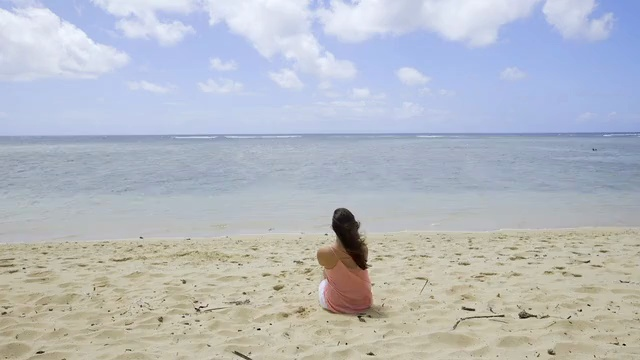
#> input picture packages/backend/test_frame.jpg, 640 x 360 px
$ python -i scanner_darkly.py   (imports and definitions only)   (older library calls are emulated)
#> lines starting #> are read from the running program, lines starting #| are printed output that depends on the picture; after the words box and inside, x2 and y2 are one past the last pixel; in counts of white or black regions, pixels touching at a corner belong together
#!/usr/bin/env python3
"""
Scanner Darkly effect with optical flow for improved temporal consistency
"""

import os
import cv2
import numpy as np
import logging
from typing import List, Tuple, Optional

# Set up logging
logger = logging.getLogger(__name__)

VERSION = "6.0.0-FLOW"

class ScannerDarklyEffect:
    """
    Scanner Darkly rotoscoping effect with optical flow for consistent edges
    between frames, producing results similar to the film's artistic style
    """

    def __init__(
        self,
        model_path: str = None,         # For compatibility, not used
        prototxt_path: str = None,      # For compatibility, not used
        edge_strength: float = 0.8,     # Edge strength
        edge_thickness: float = 0.4,    # Line thickness
        edge_threshold: float = 0.75,   # Threshold for edge detection
        num_colors: int = 5,            # Number of colors in quantization
        color_method: str = "kmeans",   # For compatibility
        smoothing: float = 0.9,         # Smoothing strength
        saturation: float = 1.2,        # Saturation adjustment
        temporal_smoothing: float = 0.4, # Increased for better consistency
        preserve_black: bool = True,    # Whether to use black for edges
        flow_weight: float = 0.7        # Weight for optical flow edges
    ):
        """Initialize with parameters tuned for movie-like results"""
        self.edge_strength = edge_strength
        self.edge_thickness = edge_thickness
        self.edge_threshold = edge_threshold
        self.num_colors = num_colors
        self.smoothing = smoothing
        self.saturation = saturation
        self.temporal_smoothing = temporal_smoothing
        self.preserve_black = preserve_black
        self.flow_weight = flow_weight

        # For tracking between frames
        self.prev_frame = None        # Previous frame for optical flow
        self.prev_gray = None         # Grayscale version for flow calculation
        self.prev_edges = None        # Previous detected edges
        self.prev_colors = None       # Previous color quantization
        self.prev_result = None       # Previous result for consistency

        # For face detection
        self.face_cascade = None
        try:
            haar_path = os.path.join(cv2.data.haarcascades, 'haarcascade_frontalface_default.xml')
            if os.path.exists(haar_path):
                self.face_cascade = cv2.CascadeClassifier(haar_path)
                logger.info("Face detection enabled for better feature preservation")
        except:
            logger.warning("Face detection not available - will rely on edge detection only")

        # Parameters for optical flow
        self.flow_params = dict(
            pyr_scale=0.5,    # Image pyramid scale
            levels=3,         # Number of pyramid levels
            winsize=15,       # Averaging window size
            iterations=3,     # Number of iterations at each pyramid level
            poly_n=5,         # Size of pixel neighborhood for polynomial expansion
            poly_sigma=1.2,   # Std dev of Gaussian for polynomial expansion
            flags=0           # Flags
        )

        logger.info(f"*** INITIALIZED SCANNER DARKLY EFFECT WITH OPTICAL FLOW v{VERSION} ***")

    # [68 lines left out: function _apply_optical_flow, not called in this run]

    def _detect_artistic_lines(self, frame):
        """
        Refined line detection with attention to important features

        Args:
            frame: Input BGR frame

        Returns:
            Binary line map with artistic quality
        """
        try:
            # Convert to grayscale
            gray = cv2.cvtColor(frame, cv2.COLOR_BGR2GRAY)

            # Apply bilateral filter for noise reduction
            bilateral = cv2.bilateralFilter(gray, 9, 25, 25)
            bilateral_strong = cv2.bilateralFilter(bilateral, 15, 40, 40)

            # Apply Canny with selective thresholds
            high_threshold = int(200 * self.edge_threshold)
            low_threshold = int(high_threshold * 0.4)
            edges_canny = cv2.Canny(bilateral, low_threshold, high_threshold)

            # Apply Laplacian for additional detail
            laplacian = cv2.Laplacian(bilateral_strong, cv2.CV_8U, ksize=3)
            _, edges_laplacian = cv2.threshold(laplacian, 25, 255, cv2.THRESH_BINARY)

            # Combine edges
            edges_combined = cv2.bitwise_or(edges_canny, edges_laplacian)

            # Apply face detection for better feature preservation
            face_regions = np.zeros_like(gray)
            if self.face_cascade is not None:
                faces = self.face_cascade.detectMultiScale(gray, 1.3, 5)

                for (x, y, w, h) in faces:
                    # Extended region to include neck and hair
                    extended_y = max(0, y - int(h * 0.2))
                    extended_h = min(gray.shape[0] - extended_y, int(h * 1.4))

                    # Apply specific edge detection for facial features
                    face_gray = gray[extended_y:extended_y + extended_h, x:x + w]
                    if face_gray.size > 0:
                        face_edges = cv2.Canny(face_gray, low_threshold * 0.7, high_threshold * 0.7)
                        face_regions[extended_y:extended_y + extended_h, x:x + w] = face_edges

            # Combine face edges with general edges
            edges_combined = cv2.bitwise_or(edges_combined, face_regions)

            # Clean up noise and small segments
            num_labels, labels, stats, _ = cv2.connectedComponentsWithStats(edges_combined, connectivity=8)

            min_size = 40
            max_size = int(frame.shape[0] * frame.shape[1] * 0.3)
            filtered_edges = np.zeros_like(edges_combined)

            for i in range(1, num_labels):
                component_size = stats[i, cv2.CC_STAT_AREA]
                if min_size <= component_size <= max_size:
                    filtered_edges[labels == i] = 255

            # Remove horizontal/vertical artifacts
            h_kernel = np.ones((1, 7), np.uint8)
            v_kernel = np.ones((7, 1), np.uint8)

            h_runs = cv2.morphologyEx(filtered_edges, cv2.MORPH_OPEN, h_kernel)
            v_runs = cv2.morphologyEx(filtered_edges, cv2.MORPH_OPEN, v_kernel)

            h_v_runs = cv2.bitwise_or(h_runs, v_runs)
            dilated_important = cv2.dilate(filtered_edges, np.ones((3,3), np.uint8))
            unwanted_lines = cv2.bitwise_and(h_v_runs, cv2.bitwise_not(dilated_important))
            filtered_edges = cv2.bitwise_and(filtered_edges, cv2.bitwise_not(unwanted_lines))

            # Apply thinning and controlled dilation for consistent lines
            try:
                edges_thinned = cv2.ximgproc.thinning(filtered_edges)
                thin_kernel = np.ones((2, 2), np.uint8)
                edges_stylized = cv2.dilate(edges_thinned, thin_kernel, iterations=1)
            except:
                kernel = np.ones((int(2 * self.edge_thickness), int(2 * self.edge_thickness)), np.uint8)
                edges_stylized = cv2.dilate(filtered_edges, kernel, iterations=1)

            # Apply optical flow for temporal consistency if we have previous data
            if self.prev_frame is not None and self.prev_edges is not None:
                edges_stylized = self._apply_optical_flow(frame, edges_stylized)

            # Additional temporal smoothing (along with optical flow)
            if self.prev_edges is not None and self.temporal_smoothing > 0:
                weight = self.temporal_smoothing
                edges_float = edges_stylized.astype(np.float32)
                prev_float = self.prev_edges.astype(np.float32)
                blended = cv2.addWeighted(edges_float, 1-weight, prev_float, weight, 0)
                edges_result = (blended > 127).astype(np.uint8) * 255
            else:
                edges_result = edges_stylized

            # Store the current frame and edges for next iteration
            self.prev_frame = frame.copy()
            self.prev_gray = gray.copy()
            self.prev_edges = edges_result.copy()

            return edges_result

        except Exception as e:
            logger.error(f"Error detecting artistic lines: {str(e)}")
            return np.zeros_like(frame[:,:,0])

    def _quantize_colors(self, frame):
        """
        Apply color quantization with parameters for flat color regions

        Args:
            frame: Input BGR frame

        Returns:
            Color quantized frame
        """
        try:
            # Convert to LAB color space for better perceptual results
            lab_image = cv2.cvtColor(frame, cv2.COLOR_BGR2LAB)

            # Apply bilateral filter for flat regions
            if self.smoothing > 0:
                d = int(12 * self.smoothing)
                sigma_color = 50 * self.smoothing
                sigma_space = 50 * self.smoothing
                lab_filtered = np.zeros_like(lab_image)

                for i in range(3):
                    if i == 0:  # L channel
                        sig_c = sigma_color
                    else:  # A and B channels
                        sig_c = sigma_color * 2.2

                    lab_filtered[:,:,i] = cv2.bilateralFilter(lab_image[:,:,i], d, sig_c, sigma_space)

                lab_smoothed = lab_filtered
            else:
                lab_smoothed = lab_image

            # Boost saturation
            if self.saturation != 1.0:
                lab_saturated = lab_smoothed.copy().astype(np.float32)
                mean_a = np.mean(lab_saturated[:,:,1])
                mean_b = np.mean(lab_saturated[:,:,2])

                lab_saturated[:,:,1] = (lab_saturated[:,:,1] - mean_a) * self.saturation + mean_a
                lab_saturated[:,:,2] = (lab_saturated[:,:,2] - mean_b) * self.saturation + mean_b

                lab_saturated[:,:,1] = np.clip(lab_saturated[:,:,1], 0, 255)
                lab_saturated[:,:,2] = np.clip(lab_saturated[:,:,2], 0, 255)

                lab_prepared = lab_saturated.astype(np.uint8)
            else:
                lab_prepared = lab_smoothed

            # Apply k-means clustering for color quantization
            h, w = frame.shape[:2]
            pixels = lab_prepared.reshape(-1, 3).astype(np.float32)

            criteria = (cv2.TERM_CRITERIA_EPS + cv2.TERM_CRITERIA_MAX_ITER, 20, 0.2)
            k = self.num_colors

            # Generate initial centers for better quantization
            attempts = 30
            _, labels, centers = cv2.kmeans(
                pixels,
                k,
                None,
                criteria,
                attempts,
                cv2.KMEANS_PP_CENTERS
            )

            # Map pixels to centers
            centers = centers.astype(np.uint8)
            quantized_lab = centers[labels.flatten()].reshape(lab_prepared.shape)

            # Convert back to BGR
            quantized = cv2.cvtColor(quantized_lab, cv2.COLOR_LAB2BGR)

            # Apply bilateral filter for smoother regions
            quantized = cv2.bilateralFilter(quantized, 7, 35, 35)

            # Apply optical flow warping to colors for consistency
            if self.prev_frame is not None and self.prev_colors is not None and self.prev_gray is not None:
                # Calculate optical flow
                current_gray = cv2.cvtColor(frame, cv2.COLOR_BGR2GRAY)
                flow = cv2.calcOpticalFlowFarneback(
                    self.prev_gray,
                    current_gray,
                    None,
                    **self.flow_params
                )

                # Create a grid of coordinates
                h, w = frame.shape[:2]
                y_coords, x_coords = np.mgrid[0:h, 0:w].astype(np.float32)

                # Calculate warped coordinates
                warp_x = (x_coords - flow[..., 0]).clip(0, w - 1)
                warp_y = (y_coords - flow[..., 1]).clip(0, h - 1)

                # Prepare coordinate maps
                coords = np.stack([warp_x, warp_y], axis=-1)

                # Remap previous colors using flow
                warped_colors = cv2.remap(
                    self.prev_colors,
                    coords,
                    None,
                    cv2.INTER_LINEAR
                )

                # Blend with lower weight than edges
                flow_weight = self.flow_weight * 0.8  # Lower weight for colors
                quantized = cv2.addWeighted(
                    quantized,
                    1.0 - flow_weight,
                    warped_colors,
                    flow_weight,
                    0
                )

            # Apply additional temporal smoothing
            if self.prev_colors is not None and self.temporal_smoothing > 0:
                weight = self.temporal_smoothing
                quantized = cv2.addWeighted(
                    quantized,
                    1-weight,
                    self.prev_colors,
                    weight,
                    0
                )

            # Store for next frame
            self.prev_colors = quantized.copy()

            return quantized

        except Exception as e:
            logger.error(f"Error quantizing colors: {str(e)}")
            return frame

    def process_frame(self, frame):
        """
        Process a single frame with the Scanner Darkly effect

        Args:
            frame: Input BGR frame

        Returns:
            Processed frame
        """
        try:
            # 1. Apply color quantization
            quantized = self._quantize_colors(frame)

            # 2. Detect artistic lines with optical flow consistency
            lines = self._detect_artistic_lines(frame)

            # 3. Combine lines with quantized colors
            result = quantized.copy()

            # Apply lines using appropriate color
            lines_mask = lines > 0

            if self.preserve_black:
                edge_color = [0, 0, 0]  # Black
            else:
                edge_color = [30, 30, 30]  # Darker gray

            result[lines_mask] = edge_color

            # 4. Subtle darkening effect around edges
            edge_expansion = cv2.dilate(lines_mask.astype(np.uint8), np.ones((2,2), np.uint8)) - lines_mask.astype(np.uint8)
            edge_expansion_mask = edge_expansion > 0

            result[edge_expansion_mask] = np.clip(result[edge_expansion_mask] * 0.9, 0, 255).astype(np.uint8)

            # 5. Overall result consistency through optical flow
            if self.prev_result is not None:
                # Apply a final temporal blend with previous result
                # This ensures overall consistency
                final_weight = min(0.3, self.temporal_smoothing)  # Cap at 0.3 to avoid oversmoothing
                result = cv2.addWeighted(
                    result,
                    1 - final_weight,
                    self.prev_result,
                    final_weight,
                    0
                )

            # Store result for next frame
            self.prev_result = result.copy()

            return result

        except Exception as e:
            logger.error(f"Error processing frame: {str(e)}")
            return frame

    # [162 lines left out: functions process_batch, get_command, not called in this run]

>>> import cv2
>>> picture = cv2.imread('../../../test_frame.jpg')
#> picture is the input picture: shape (360, 640, 3); mean B, G, R 193.2, 185.9, 181.2
>>> result = ScannerDarklyEffect().process_frame(picture)
#> in _quantize_colors, `lab_image = cv2.cvtColor(frame, cv2.COLOR_BGR2LAB)`: lab_image: shape (360, 640, 3); mean of channels 0, 1, 2 192.1, 128.3, 123.9
#> after the loop in _quantize_colors, `for i in range(3):`: lab_filtered: shape (360, 640, 3); mean of channels 0, 1, 2 192.4, 128.3, 123.9
#> in _quantize_colors, `lab_saturated = lab_smoothed.copy().astype(np.float32)`: lab_saturated: shape (360, 640, 3) float32; mean of channels 0, 1, 2 192.3, 128.4, 123.9
#> in _quantize_colors, `mean_a = np.mean(lab_saturated[:,:,1])`: mean_a = 128.3
#> in _quantize_colors, `mean_b = np.mean(lab_saturated[:,:,2])`: mean_b = 123.9
#> in _quantize_colors, `lab_saturated[:,:,1] = (lab_saturated[:,:,1] - mean_a) * self.saturati..`: lab_saturated: shape (360, 640, 3) float32; mean of channels 0, 1, 2 192.3, 128.4, 123.9
#> in _quantize_colors, `lab_saturated[:,:,2] = (lab_saturated[:,:,2] - mean_b) * self.saturati..`: lab_saturated: shape (360, 640, 3) float32; mean of channels 0, 1, 2 192.3, 128.4, 123.9
#> in _quantize_colors, `lab_prepared = lab_saturated.astype(np.uint8)`: lab_prepared: shape (360, 640, 3); mean of channels 0, 1, 2 192.4, 127.8, 123.5
#> in _quantize_colors, `_, labels, centers = cv2.kmeans( pixels, k, None, criteria, attempts, ..`: centers = [[190.3, 125.4, 143], [193.3, 131.5, 100.1], [88.56, 140.3, 145.1], [216.5, 129.3, 113.2], [182.4, 126.5, 119.1]]
#> in _quantize_colors, `centers = centers.astype(np.uint8)`: centers = [[190, 125, 142], [193, 131, 100], [88, 140, 145], [216, 129, 113], [182, 126, 119]]
#> in _quantize_colors, `quantized_lab = centers[labels.flatten()].reshape(lab_prepared.shape)`: quantized_lab: shape (360, 640, 3); mean of channels 0, 1, 2 192, 127.3, 123.1
#> in _detect_artistic_lines, `gray = cv2.cvtColor(frame, cv2.COLOR_BGR2GRAY)`:
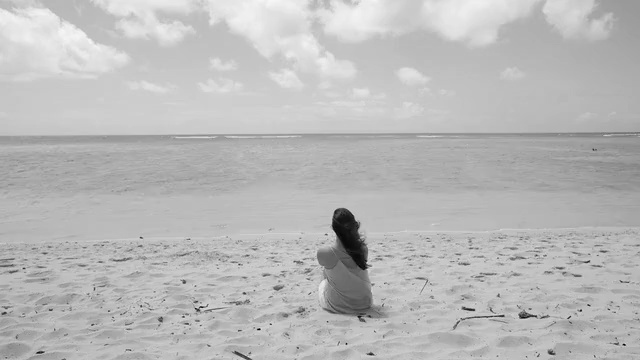
#> gray: shape (360, 640); min 2, max 247, mean 185.3
#> in _detect_artistic_lines, `edges_canny = cv2.Canny(bilateral, low_threshold, high_threshold)`:
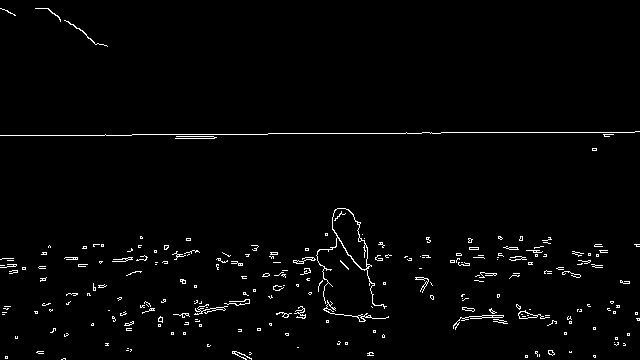
#> edges_canny: shape (360, 640); 1.9% white in thin lines or dots
#> in _detect_artistic_lines, `_, edges_laplacian = cv2.threshold(laplacian, 25, 255, cv2.THRESH_BINA..`: edges_laplacian: shape (360, 640); 0.71% white in thin lines or dots, all inside (x1, y1, x2, y2) = (0, 132, 640, 360)
#> in _detect_artistic_lines, `edges_combined = cv2.bitwise_or(edges_canny, edges_laplacian)`:
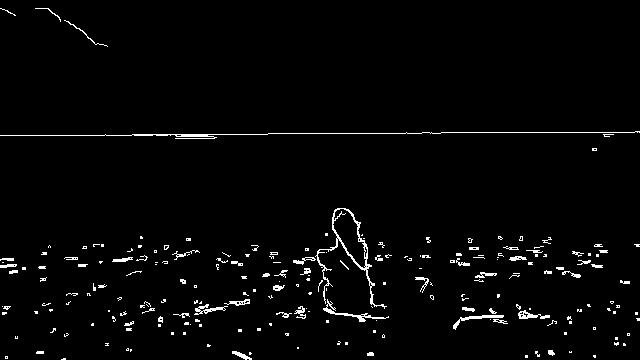
#> edges_combined: shape (360, 640); 2.4% white in thin lines or dots
#> in _detect_artistic_lines, `faces = self.face_cascade.detectMultiScale(gray, 1.3, 5)`: faces = ()
#> after the loop in _detect_artistic_lines, `for (x, y, w, h) in faces:`: face_regions: shape (360, 640); every value is 0
#> in _detect_artistic_lines, `num_labels, labels, stats, _ = cv2.connectedComponentsWithStats(edges_..`:
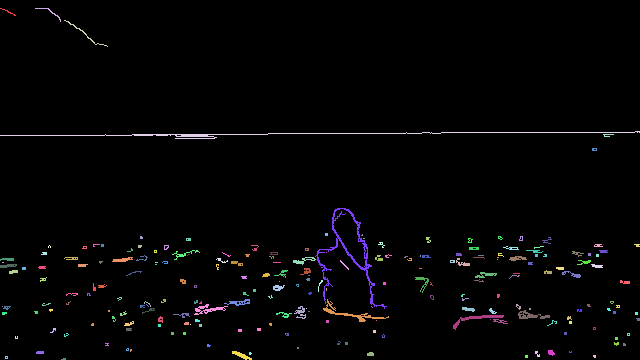
#> labels: shape (360, 640) int32; 218 distinct labels, from 0 to 217; one colour per label, 0 black
#> in _detect_artistic_lines, `num_labels, labels, stats, _ = cv2.connectedComponentsWithStats(edges_..`: num_labels = 218; stats = 218 rows, first 6: [0, 0, 640, 360, 224873], [0, 8, 16, 8, 20], [35, 8, 26, 14, 39], [64, 20, 44, 27, 65], [0, 131, 640, 8, 784], [603, 134, 11, 3, 18]
#> the loop in _detect_artistic_lines, `for i in range(1, num_labels):` made 217 passes
#> component_size on passes 1 to 3: 20, 39, 65
#> after the loop in _detect_artistic_lines, `for i in range(1, num_labels):`:
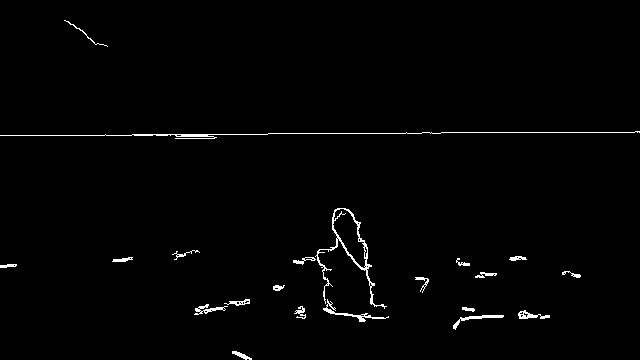
#> filtered_edges: shape (360, 640); 1.3% white in thin lines or dots
#> in _detect_artistic_lines, `h_runs = cv2.morphologyEx(filtered_edges, cv2.MORPH_OPEN, h_kernel)`: h_runs: shape (360, 640); 0.76% white in thin lines or dots, all inside (x1, y1, x2, y2) = (0, 131, 640, 359)
#> in _detect_artistic_lines, `v_runs = cv2.morphologyEx(filtered_edges, cv2.MORPH_OPEN, v_kernel)`: v_runs: shape (360, 640); 0.1% white in thin lines or dots, all inside (x1, y1, x2, y2) = (245, 210, 524, 360)
#> in _detect_artistic_lines, `h_v_runs = cv2.bitwise_or(h_runs, v_runs)`: h_v_runs: shape (360, 640); 0.86% white in thin lines or dots, all inside (x1, y1, x2, y2) = (0, 131, 640, 360)
#> in _detect_artistic_lines, `dilated_important = cv2.dilate(filtered_edges, np.ones((3,3), np.uint8))`: dilated_important: shape (360, 640); 3% white; 18 white regions, largest, box (x1, y1, x2, y2) and area: (0, 130, 640, 140) 2156, (292, 207, 390, 323) 2113, (193, 298, 251, 316) 437
#> in _detect_artistic_lines, `edges_thinned = cv2.ximgproc.thinning(filtered_edges)`: edges_thinned: shape (360, 640); 0.8% white in thin lines or dots
#> in _detect_artistic_lines, `edges_stylized = cv2.dilate(edges_thinned, thin_kernel, iterations=1)`: edges_stylized: shape (360, 640); 1.7% white in thin lines or dots
#> in process_frame, `lines_mask = lines > 0`: lines_mask: shape (360, 640) bool; 1.7% white in thin lines or dots
#> in process_frame, `result[lines_mask] = edge_color`:
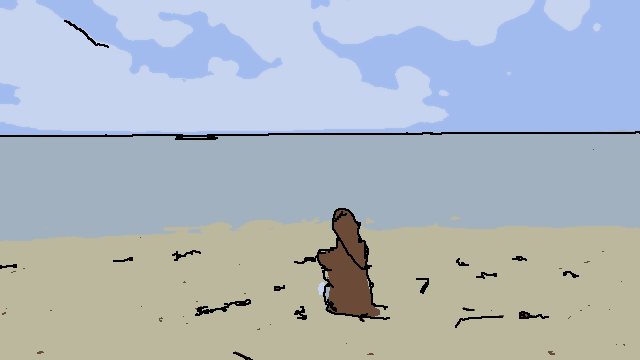
#> result: shape (360, 640, 3); mean B, G, R 192.1, 183.8, 175.1
#> in process_frame, `edge_expansion = cv2.dilate(lines_mask.astype(np.uint8), np.ones((2,2)..`:
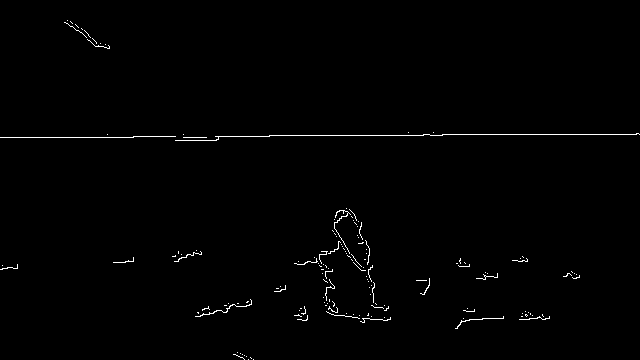
#> edge_expansion: shape (360, 640); values 0 (black) and 1 (white), 0.82% white in thin lines or dots
#> in process_frame, `result[edge_expansion_mask] = np.clip(result[edge_expansion_mask] * 0...`: result: shape (360, 640, 3); 0.82% of pixels changed, all inside (x1, y1, x2, y2) = (0, 20, 640, 360)
